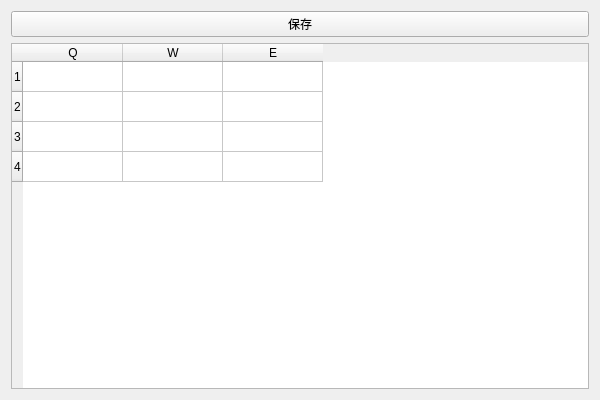
<?xml version="1.0" encoding="UTF-8"?>
<ui version="4.0">
 <class>redo_undoClass</class>
 <widget class="QWidget" name="redo_undoClass">
  <property name="geometry">
   <rect>
    <x>0</x>
    <y>0</y>
    <width>600</width>
    <height>400</height>
   </rect>
  </property>
  <property name="windowTitle">
   <string>redo_undo</string>
  </property>
  <layout class="QGridLayout" name="gridLayout">
   <item row="1" column="0">
    <widget class="UndoTableWidget" name="tableWidget">
     <property name="mouseTracking">
      <bool>true</bool>
     </property>
     <property name="focusPolicy">
      <enum>Qt::StrongFocus</enum>
     </property>
     <property name="contextMenuPolicy">
      <enum>Qt::CustomContextMenu</enum>
     </property>
     <property name="editTriggers">
      <set>QAbstractItemView::DoubleClicked|QAbstractItemView::EditKeyPressed</set>
     </property>
     <row>
      <property name="text">
       <string>1</string>
      </property>
     </row>
     <row>
      <property name="text">
       <string>2</string>
      </property>
     </row>
     <row>
      <property name="text">
       <string>3</string>
      </property>
     </row>
     <row>
      <property name="text">
       <string>4</string>
      </property>
     </row>
     <column>
      <property name="text">
       <string>Q</string>
      </property>
     </column>
     <column>
      <property name="text">
       <string>W</string>
      </property>
     </column>
     <column>
      <property name="text">
       <string>E</string>
      </property>
     </column>
    </widget>
   </item>
   <item row="0" column="0">
    <widget class="QPushButton" name="pushButton">
     <property name="text">
      <string>保存</string>
     </property>
    </widget>
   </item>
  </layout>
 </widget>
 <layoutdefault spacing="6" margin="11"/>
 <customwidgets>
  <customwidget>
   <class>UndoTableWidget</class>
   <extends>QTableWidget</extends>
   <header location="global">undotablewidget.h</header>
  </customwidget>
 </customwidgets>
 <resources>
  <include location="redo_undo.qrc"/>
 </resources>
 <connections>
  <connection>
   <sender>pushButton</sender>
   <signal>clicked()</signal>
   <receiver>redo_undoClass</receiver>
   <slot>save_data()</slot>
   <hints>
    <hint type="sourcelabel">
     <x>235</x>
     <y>18</y>
    </hint>
    <hint type="destinationlabel">
     <x>717</x>
     <y>41</y>
    </hint>
   </hints>
  </connection>
 </connections>
 <slots>
  <slot>save_data()</slot>
 </slots>
</ui>
